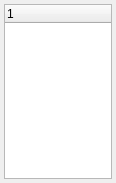
<ui version="4.0" >
 <class>NetworkViewWidget</class>
 <widget class="QWidget" name="NetworkViewWidget" >
  <property name="geometry" >
   <rect>
    <x>0</x>
    <y>0</y>
    <width>116</width>
    <height>183</height>
   </rect>
  </property>
  <property name="sizePolicy" >
   <sizepolicy>
    <hsizetype>5</hsizetype>
    <vsizetype>5</vsizetype>
    <horstretch>0</horstretch>
    <verstretch>0</verstretch>
   </sizepolicy>
  </property>
  <property name="minimumSize" >
   <size>
    <width>100</width>
    <height>100</height>
   </size>
  </property>
  <property name="windowTitle" >
   <string>NetView</string>
  </property>
  <layout class="QVBoxLayout" >
   <property name="margin" >
    <number>4</number>
   </property>
   <property name="spacing" >
    <number>0</number>
   </property>
   <item>
    <widget class="QTreeWidget" name="tree" >
     <property name="sizePolicy" >
      <sizepolicy>
       <hsizetype>5</hsizetype>
       <vsizetype>5</vsizetype>
       <horstretch>0</horstretch>
       <verstretch>0</verstretch>
      </sizepolicy>
     </property>
     <property name="maximumSize" >
      <size>
       <width>16777215</width>
       <height>16777215</height>
      </size>
     </property>
     <property name="rootIsDecorated" >
      <bool>false</bool>
     </property>
    </widget>
   </item>
  </layout>
 </widget>
 <resources/>
 <connections/>
</ui>
